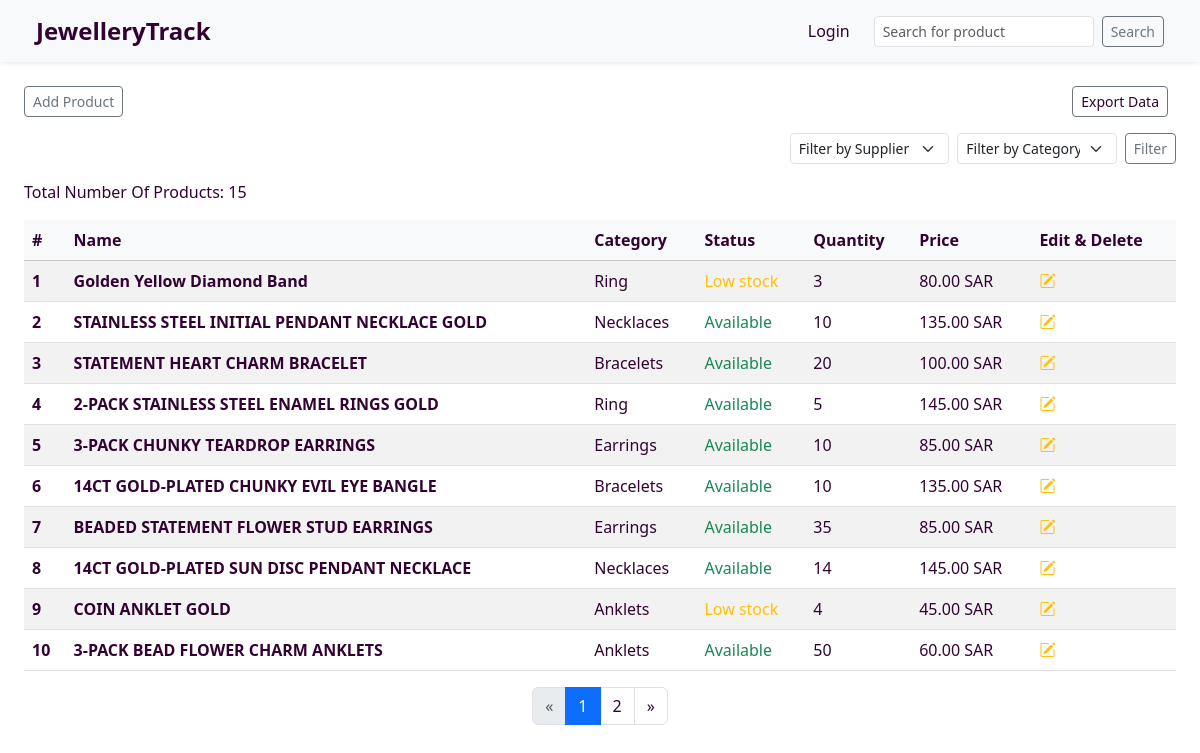
The page /product/all/ on the database its author committed.
### product/models.py (models this page shows)
class Product(models.Model):
    name = models.CharField(max_length=1024)
    description = models.TextField()
    quantity = models.IntegerField()
    price = models.DecimalField(max_digits=20, decimal_places=2)
    category = models.ForeignKey(Category, on_delete=models.CASCADE)
    suppliers = models.ManyToManyField(Supplier)
    picture = models.ImageField(upload_to="images/", default="images/default.jpg")
    created_at = models.DateField(auto_now_add=True)

### main/models.py (models this page shows)
class Category(models.Model):
    category_name = models.CharField(max_length=1024)
    description = models.TextField()
    created_at = models.DateField(auto_now_add=True)
    def __str__(self):
        return self.category_name

### product/views.py (the view)
# urls.py: path("all/", views.all_product_view, name="all_product_view"),
def all_product_view(request : HttpRequest):
    products = Product.objects.all().order_by("id")
    categories = Category.objects.all()
    suppliers =  Supplier.objects.all()
    product_form = ProductForm()
    selected_category = request.GET.get('category')
    selected_supplier = request.GET.get('suppliers')
    if selected_category and selected_category != 'all':
        products = products.filter(category=selected_category)
    if selected_supplier and selected_supplier != 'all':
        products = products.filter(suppliers=selected_supplier)
    paginator = Paginator(products, 10)
    page_number = request.GET.get('page')
    page_obj = paginator.get_page(page_number)
    return render(request, "product/products.html",{'products': products,'product_form':product_form ,
                                                    'categories':categories, 'suppliers':suppliers,
                                  'selected_category':selected_category, 'selected_supplier' :selected_supplier,
                                         'page_obj': page_obj      })

### product/forms.py
class ProductForm(forms.ModelForm):
    class Meta:
        model = Product
        fields = "__all__"
        widgets = {
            'name': forms.TextInput(attrs={'class': 'form-control'}),
            'description': forms.Textarea(attrs={'class': 'form-control', 'rows': 3}),
            'quantity': forms.NumberInput(attrs={'class': 'form-control'}),
            'price': forms.NumberInput(attrs={'class': 'form-control'}),
            'category': forms.Select(attrs={'class': 'form-control'}),
            'suppliers': forms.CheckboxSelectMultiple(),
            'picture': forms.FileInput(attrs={'class': 'form-control'}),
        }

### main/models.py (called while the page is built)
    def __str__(self):
        return self.name

### product/templates/product/products.html (shortened to what this page needs)
{% extends 'main/base.html' %}
{% block content %}
<div class="d-flex justify-content-between align-items-start mb-3">
  <div>
    <button type="button" class="btn btn-outline-secondary btn-sm" data-bs-toggle="modal" data-bs-target="#addProductModal">
      Add Product
    </button>
  </div>
  <div class="d-flex flex-column align-items-end">
    <div class="mb-3">
      <a href="{% url 'product:export_view' %}" class="btn btn-outline-secondary btn-sm me-2">
  Export Data
</a>
  </div>
    <form method="GET" class="d-flex gap-2" action="{% url 'product:all_product_view' %}">
      <select name="suppliers" class="form-select form-select-sm" style="min-width: 150px;">
        <option value="">Filter by Supplier</option>
      </select>
      <select name="category" class="form-select form-select-sm" style="min-width: 150px;">
        <option value="">Filter by Category</option>
      </select>
      <button type="submit" class="btn btn-outline-secondary btn-sm">Filter</button>
    </form>
  </div>
</div>
<p>Total Number Of Products: {{ products.count }}</p>
{% include 'product/product_list.html' %}
{% endblock %}

### product/templates/product/product_list.html (shortened to what this page needs)
<table class="table table-striped align-middle">
  <thead class="table-light">
    <tr>
      <th scope="col">#</th>
      <th scope="col">Name</th>
      <th scope="col">Category</th>
      <th scope="col">Status</th>
      <th scope="col">Quantity</th>
      <th scope="col">Price</th>
      <th scope="col"> Edit & Delete</th>
    </tr>
  </thead>
  <tbody>
    {% for product in page_obj %}
    <tr>
      <th scope="row">{{ forloop.counter }}</th>
         <td>
      <a href="#" class="fw-bold text-decoration-none" data-bs-toggle="modal" data-bs-target="#productModal{{ product.id }}">
        {{ product.name }}
      </a>
    </td>
      <td>{{ product.category.category_name }}</td>
          {%if product.quantity == 0 %}
            <td class="text-danger" >Out of stock </td>
          {% elif product.quantity < 5  %}
            <td class="text-warning">Low stock </td>
          {% else %}
             <td class="text-success" >Available</td>
          {%endif%}
      <td>{{ product.quantity }}</td>
      <td>{{ product.price }} SAR</td>
      <td>
        <a href="#" class="text-warning me-2" data-bs-toggle="modal" data-bs-target="#updateProductModal{{ product.id }}">
  <i class="bi bi-pencil-square"></i>
</a>
      </td>
    </tr>
    {% endfor %}
  </tbody>
</table>
{% if page_obj.has_other_pages %}
<nav aria-label="Page navigation">
  <ul class="pagination justify-content-center">
    {% if page_obj.has_previous %}
      <li class="page-item">
        <a class="page-link" href="?{% if selected_category %}category={{ selected_category }}&{% endif %}{% if selected_supplier %}suppliers={{ selected_supplier }}&{% endif %}page={{ page_obj.previous_page_number }}">&laquo;</a>
      </li>
    {% else %}
      <li class="page-item disabled"><span class="page-link">&laquo;</span></li>
    {% endif %}
    {% for num in page_obj.paginator.page_range %}
      {% if page_obj.number == num %}
        <li class="page-item active"><span class="page-link">{{ num }}</span></li>
      {% else %}
        <li class="page-item">
          <a class="page-link" href="?{% if selected_category %}category={{ selected_category }}&{% endif %}{% if selected_supplier %}suppliers={{ selected_supplier }}&{% endif %}page={{ num }}">{{ num }}</a>
        </li>
      {% endif %}
    {% endfor %}
    {% if page_obj.has_next %}
      <li class="page-item">
        <a class="page-link" href="?{% if selected_category %}category={{ selected_category }}&{% endif %}{% if selected_supplier %}suppliers={{ selected_supplier }}&{% endif %}page={{ page_obj.next_page_number }}">&raquo;</a>
      </li>
    {% else %}
      <li class="page-item disabled"><span class="page-link">&raquo;</span></li>
    {% endif %}
  </ul>
</nav>
{% endif %}

### main/static/css/style.css (style rules this page uses)
body { color: rgb(50, 3, 50) !important; height: 100%; }
.table th,tr,td,a { color: rgb(50, 3, 50) !important; }

### rows shown on the page
Product: name "Golden Yellow Diamond Band", category.category_name "Ring", shows "Low stock", quantity "3", price "80.00"
Product: name "STAINLESS STEEL INITIAL PENDANT NECKLACE GOLD", category.category_name "Necklaces", shows "Available", quantity "10", price "135.00"
Product: name "STATEMENT HEART CHARM BRACELET", category.category_name "Bracelets", shows "Available", quantity "20", price "100.00"
Product: name "2-PACK STAINLESS STEEL ENAMEL RINGS GOLD", category.category_name "Ring", shows "Available", quantity "5", price "145.00"
Product: name "3-PACK CHUNKY TEARDROP EARRINGS", category.category_name "Earrings", shows "Available", quantity "10", price "85.00"
Product: name "14CT GOLD-PLATED CHUNKY EVIL EYE BANGLE", category.category_name "Bracelets", shows "Available", quantity "10", price "135.00"
Product: name "BEADED STATEMENT FLOWER STUD EARRINGS", category.category_name "Earrings", shows "Available", quantity "35", price "85.00"
Product: name "14CT GOLD-PLATED SUN DISC PENDANT NECKLACE", category.category_name "Necklaces", shows "Available", quantity "14", price "145.00"
Product: name "COIN ANKLET GOLD", category.category_name "Anklets", shows "Low stock", quantity "4", price "45.00"
Product: name "3-PACK BEAD FLOWER CHARM ANKLETS", category.category_name "Anklets", shows "Available", quantity "50", price "60.00"

### other values the page prints
{{ products.count }} "15"
{{ num }} "1"
{{ num }} "2"
